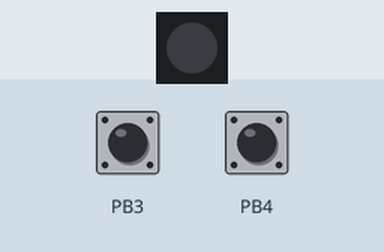
Simulated run of this sketch. Board: ATtiny85, built with avr-gcc and run on an emulated ATtiny85. On the bench: 1 RGB LEDs in strip order, left to right. The test bench sets the inputs (shaded band); at power-on: PB3 HIGH, PB4 HIGH.

Above: at 1.2 s.
1.3 s: PB3 pulled LOW for 0.15 s
At 2.2 s:
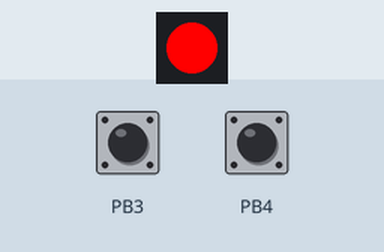
2.9 s: PB4 pulled LOW for 0.15 s
At 4.1 s:
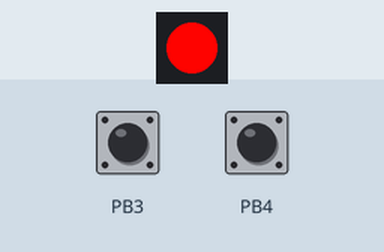
4.5 s: PB3 pulled LOW for 1 s
At 5.3 s:
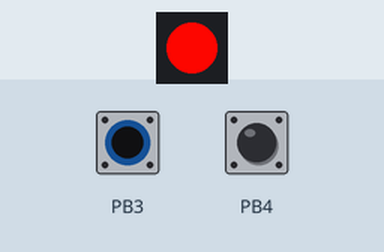
Timing chart, 0 to 7.5 s (numbered marks = the images above; inputs shaded):
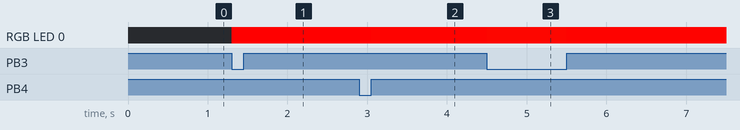

The sketch:

sketch_feb08a.ino
```cpp
#include "avr/interrupt.h";
 #include <Adafruit_NeoPixel.h>
#include <avr/power.h>

#define PIN 0

volatile uint32_t value = 0;
volatile int lastEncoded = 0;

// Parameter 1 = number of pixels in strip
// Parameter 2 = Arduino pin number (most are valid)
// Parameter 3 = pixel type flags, add together as needed:
//   NEO_KHZ800  800 KHz bitstream (most NeoPixel products w/WS2812 LEDs)
//   NEO_KHZ400  400 KHz (classic 'v1' (not v2) FLORA pixels, WS2811 drivers)
//   NEO_GRB     Pixels are wired for GRB bitstream (most NeoPixel products)
//   NEO_RGB     Pixels are wired for RGB bitstream (v1 FLORA pixels, not v2)
Adafruit_NeoPixel strip = Adafruit_NeoPixel(1, PIN, NEO_GRB + NEO_KHZ800);

void setup()
{
  strip.begin();
  strip.show(); // Initialize all pixels to 'off'

  // set pins 3 and 4 to input
  // and enable pullup resisters
  pinMode(3, INPUT);
  pinMode(4, INPUT);
  digitalWrite(3, HIGH);
  digitalWrite(4, HIGH);

  GIMSK = 0b00100000;       // Enable pin change interrupts
  PCMSK =  0b00011000;      // Enable pin change interrupt for PB3 and PB4
  sei();                    // Turn on interrupts
}

void loop() {
}

void rainbow() {

    for(int i=0; i<strip.numPixels(); i++) {
      strip.setPixelColor(i, Wheel((i+value) & 255));
    }
    strip.show();

}

// Input a value 0 to 255 to get a color value.
// The colours are a transition r - g - b - back to r.
uint32_t Wheel(byte WheelPos) {
  WheelPos = 255 - WheelPos;
  if(WheelPos < 85) {
   return strip.Color(255 - WheelPos * 3, 0, WheelPos * 3);
  } else if(WheelPos < 170) {
    WheelPos -= 85;
   return strip.Color(0, WheelPos * 3, 255 - WheelPos * 3);
  } else {
   WheelPos -= 170;
   return strip.Color(WheelPos * 3, 255 - WheelPos * 3, 0);
  }
}

// This is the ISR that is called on each interrupt
// Taken from http://bildr.org/2012/08/rotary-encoder-arduino/
ISR(PCINT0_vect) {
  int MSB = digitalRead(3); //MSB = most significant bit
  int LSB = digitalRead(4); //LSB = least significant bit

  int encoded = (MSB << 1) |LSB; //converting the 2 pin value to single number
  int sum  = (lastEncoded << 2) | encoded; //adding it to the previous encoded value

  if(sum == 0b1101 || sum == 0b0100 || sum == 0b0010 || sum == 0b1011)
    value++;
  if(sum == 0b1110 || sum == 0b0111 || sum == 0b0001 || sum == 0b1000)
    value--;

  lastEncoded = encoded; //store this value for next time

  if (value <= 0)
    value = 255;
  if (value >= 255)
    value = 0;
  rainbow();
}
```

Measured:
- after the input at 1.3 s, RGB LED 0: off → RGB(255, 0, 0) at once
- after the input at 2.9 s, RGB LED 0: RGB(255, 0, 0) → RGB(252, 3, 0) after 0.15 s
- after the input at 4.5 s, RGB LED 0: RGB(252, 3, 0) → RGB(249, 6, 0) at once, → RGB(252, 3, 0) 1.0 s later
